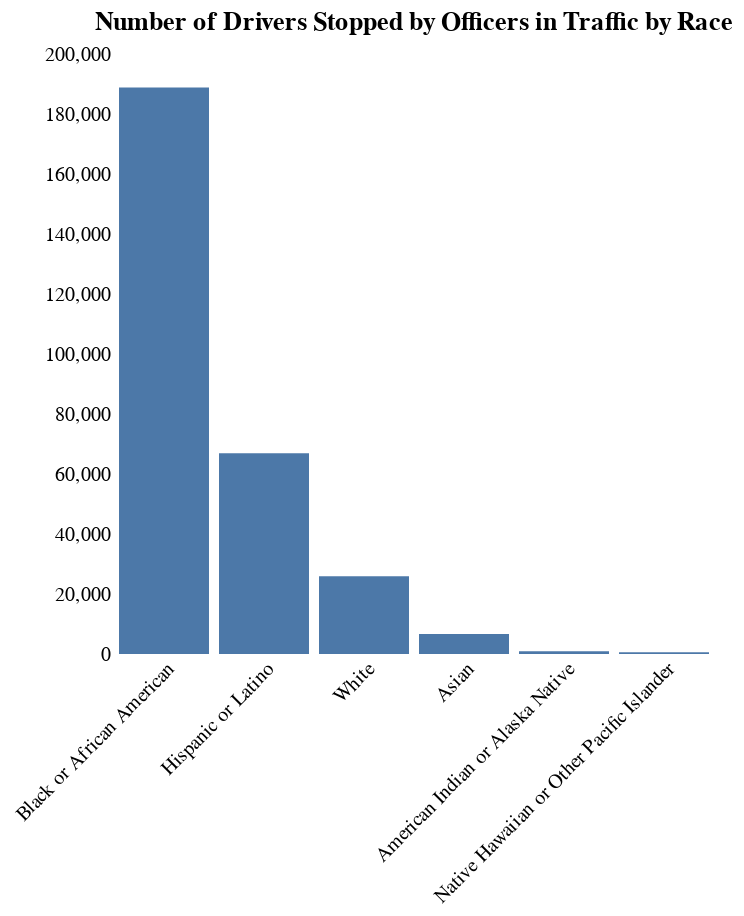

Notebook source saved alongside this figure:
### Code cell
alt.Chart(race_count, title = "Number of Drivers Stopped by Officers in Traffic by Race").mark_bar().encode(
      x= alt.X('DRRACE', title = "" , sort = "-y", axis=alt.Axis(labelAngle=-45, domain = False, ticks = False)),
      y= alt.Y('COUNT', title = "", axis=alt.Axis(tickCount = 7, ticks = False, domain=False))
  ).configure_axis(
      grid=False
  ).configure_view(
      strokeWidth=0
  ).properties(width = 300, height = 300)

### Figure 1 — Vega-Lite specification as saved in the notebook (floating-point values rounded to 4 significant figures)
{"config": {"view": {"continuousWidth": 400, "continuousHeight": 300, "strokeWidth": 0}, "axis": {"grid": false}}, "data": {"name": "data-b17e92c2eb23c0b1a7edc7388705dff2"}, "mark": "bar", "encoding": {"x": {"axis": {"domain": false, "labelAngle": -45, "ticks": false}, "field": "DRRACE", "sort": "-y", "title": "", "type": "nominal"}, "y": {"axis": {"domain": false, "tickCount": 7, "ticks": false}, "field": "COUNT", "title": "", "type": "quantitative"}}, "height": 300, "title": "Number of Drivers Stopped by Officers in Traffic by Race", "width": 300, "$schema": "https://vega.github.io/schema/vega-lite/v4.17.0.json", "datasets": {"data-b17e92c2eb23c0b1a7edc7388705dff2": [{"DRRACE": "American Indian or Alaska Native", "COUNT": 901}, {"DRRACE": "Asian", "COUNT": 6632}, {"DRRACE": "Black or African American", "COUNT": 188854}, {"DRRACE": "Hispanic or Latino", "COUNT": 66899}, {"DRRACE": "Native Hawaiian or Other Pacific Islander", "COUNT": 587}, {"DRRACE": "White", "COUNT": 25884}]}}
